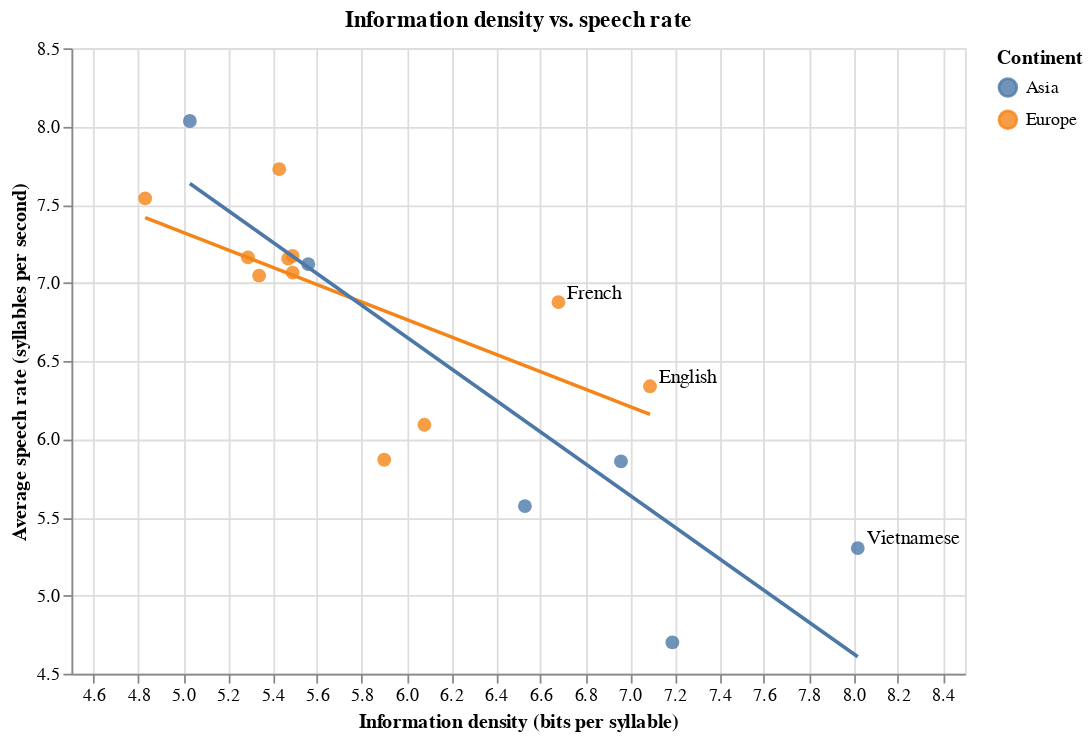

Source (notebook cell):
### Markdown cell above
<div class="alert alert-info" style="color:black">

### Question 2
rubric={reasoning:2,accuracy:3}
    
<h4>Python</h4> 
<ol type="1">
<li>While the information density of each language have already been provided to us, we will have to approximate the speech rate (syllables per second) of each language via the <code>spoken_texts</code> dataset. Using this data, calculate the average speech rate per language (for now, treat all entries as individual observations, even if some are read by the same person).</li>
    <li>Create a new column, <code>speech_rate</code>, in the <code>languages</code> data frame that hold these average values. Since the calculated values are not in the same order as the languages in the <code>languages</code> data frame, you cannot simply append it. Instead, you can use the dataframe merge method to join the series of average speech rate values that you just created with the <code>languages</code> dataframe. The language ISO codes could be used as the column to merge on.</li>
<li>Create a scatter plot of the information density versus the speech rate for the <code>languages</code> dataframe. Use the same groupings as in the previous scatter plot you made and add one trend line per group. Label the same points with text labels as in the previous scatterplot. Zoom in to the extent of the data instead of forcing zero to be in the axes.</li>
<li>Write a few sentences under the plot describing the relationship you observe. Based on this plot, do speakers of any particular languages appear to be more efficient at conveying information?</li>
</ol>
    
</div>

### Code cell
# load the data 
languages = pd.read_csv("languages.csv")
spoken_texts = pd.read_csv("spoken-texts.csv")

# compute average speech rate per language 

# speech rate for each recording: syllables per second
spoken_texts["speech_rate"] = spoken_texts["syllables"] / spoken_texts["duration"]

avg_speech_rate = (
    spoken_texts
    .groupby("iso_lang", as_index=False)["speech_rate"]
    .mean()
)

# merge back into languages dataframe
languages = languages.merge(avg_speech_rate, on="iso_lang", how="left")

# make a scatter plot: information density (x) vs speech rate (y)

base = alt.Chart(languages).encode(
    x=alt.X(
        "information_density:Q",
        title="Information density (bits per syllable)",
        scale=alt.Scale(zero=False)
    ),
    y=alt.Y(
        "speech_rate:Q",
        title="Average speech rate (syllables per second)",
        scale=alt.Scale(zero=False)
    ),
    color=alt.Color("continent:N", title="Continent"),
    tooltip=["language", "continent", "information_density", "speech_rate"]
)

# points
points = base.mark_circle(size=60, opacity=0.8)

# regression line per continent
trend = alt.Chart(languages).transform_regression(
    "information_density",
    "speech_rate",
    groupby=["continent"]
).mark_line(size=2).encode(
    x="information_density:Q",
    y="speech_rate:Q",
    color=alt.Color("continent:N")
)

# label a couple of interesting languages
outlier_langs = ["English", "Vietnamese","French"]

labels = (
    alt.Chart(languages[languages["language"].isin(outlier_langs)])
    .mark_text(align="left", dx=5, dy=-5)
    .encode(
        x="information_density:Q",
        y="speech_rate:Q",
        text="language"
    )
)

plot_B = (points + trend + labels).properties(
    width=500,
    height=350,
    title="Information density vs. speech rate"
)

plot_B

### Figure 1 — Vega-Lite specification as saved in the notebook (floating-point values rounded to 4 significant figures)
{"config": {"view": {"continuousWidth": 300, "continuousHeight": 300}}, "layer": [{"mark": {"type": "circle", "opacity": 0.8, "size": 60}, "encoding": {"color": {"field": "continent", "title": "Continent", "type": "nominal"}, "tooltip": [{"field": "language", "type": "nominal"}, {"field": "continent", "type": "nominal"}, {"field": "information_density", "type": "quantitative"}, {"field": "speech_rate", "type": "quantitative"}], "x": {"field": "information_density", "scale": {"zero": false}, "title": "Information density (bits per syllable)", "type": "quantitative"}, "y": {"field": "speech_rate", "scale": {"zero": false}, "title": "Average speech rate (syllables per second)", "type": "quantitative"}}}, {"mark": {"type": "line", "size": 2}, "encoding": {"color": {"field": "continent", "type": "nominal"}, "x": {"field": "information_density", "type": "quantitative"}, "y": {"field": "speech_rate", "type": "quantitative"}}, "transform": [{"on": "information_density", "regression": "speech_rate", "groupby": ["continent"]}]}, {"data": {"name": "data-0d631f80d3e9b564a8530b65a3da76a1"}, "mark": {"type": "text", "align": "left", "dx": 5, "dy": -5}, "encoding": {"text": {"field": "language", "type": "nominal"}, "x": {"field": "information_density", "type": "quantitative"}, "y": {"field": "speech_rate", "type": "quantitative"}}}], "data": {"name": "data-0e93b44f1fcee4704f124f06d1d2adec"}, "height": 350, "title": "Information density vs. speech rate", "width": 500, "$schema": "https://vega.github.io/schema/vega-lite/v6.1.0.json", "datasets": {"data-0e93b44f1fcee4704f124f06d1d2adec": [{"iso_lang": "CAT", "language": "Catalan", "information_density": 5.49, "distinct_syllables": 3600, "continent": "Europe", "speech_rate": 7.065}, {"iso_lang": "CMN", "language": "Mandarin", "information_density": 6.96, "distinct_syllables": 1274, "continent": "Asia", "speech_rate": 5.858}, {"iso_lang": "DEU", "language": "German", "information_density": 6.08, "distinct_syllables": 5100, "continent": "Europe", "speech_rate": 6.092}, {"iso_lang": "ENG", "language": "English", "information_density": 7.09, "distinct_syllables": 6949, "continent": "Europe", "speech_rate": 6.338}, {"iso_lang": "EUS", "language": "Basque", "information_density": 4.83, "distinct_syllables": 2082, "continent": "Europe", "speech_rate": 7.54}, {"iso_lang": "FIN", "language": "Finnish", "information_density": 5.49, "distinct_syllables": 3844, "continent": "Europe", "speech_rate": 7.171}, {"iso_lang": "FRA", "language": "French", "information_density": 6.68, "distinct_syllables": 2949, "continent": "Europe", "speech_rate": 6.876}, {"iso_lang": "HUN", "language": "Hungarian", "information_density": 5.9, "distinct_syllables": 4325, "continent": "Europe", "speech_rate": 5.868}, {"iso_lang": "ITA", "language": "Italian", "information_density": 5.29, "distinct_syllables": 2729, "continent": "Europe", "speech_rate": 7.162}, {"iso_lang": "JPN", "language": "Japanese", "information_density": 5.03, "distinct_syllables": 643, "continent": "Asia", "speech_rate": 8.035}, {"iso_lang": "KOR", "language": "Korean", "information_density": 5.56, "distinct_syllables": 1104, "continent": "Asia", "speech_rate": 7.119}, {"iso_lang": "SPA", "language": "Spanish", "information_density": 5.43, "distinct_syllables": 2778, "continent": "Europe", "speech_rate": 7.727}, {"iso_lang": "SRP", "language": "Serbian", "information_density": 5.47, "distinct_syllables": 3831, "continent": "Europe", "speech_rate": 7.154}, {"iso_lang": "THA", "language": "Thai", "information_density": 7.19, "distinct_syllables": 2438, "continent": "Asia", "speech_rate": 4.701}, {"iso_lang": "TUR", "language": "Turkish", "information_density": 5.34, "distinct_syllables": 3260, "continent": "Europe", "speech_rate": 7.046}, {"iso_lang": "VIE", "language": "Vietnamese", "information_density": 8.02, "distinct_syllables": 2776, "continent": "Asia", "speech_rate": 5.304}, {"iso_lang": "YUE", "language": "Cantonese", "information_density": 6.53, "distinct_syllables": 1298, "continent": "Asia", "speech_rate": 5.572}], "data-0d631f80d3e9b564a8530b65a3da76a1": [{"iso_lang": "ENG", "language": "English", "information_density": 7.09, "distinct_syllables": 6949, "continent": "Europe", "speech_rate": 6.338}, {"iso_lang": "FRA", "language": "French", "information_density": 6.68, "distinct_syllables": 2949, "continent": "Europe", "speech_rate": 6.876}, {"iso_lang": "VIE", "language": "Vietnamese", "information_density": 8.02, "distinct_syllables": 2776, "continent": "Asia", "speech_rate": 5.304}]}}
